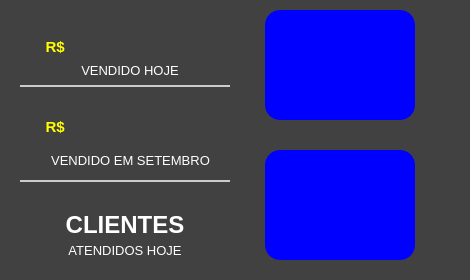
   <widget class="QFrame" name="fr_VendasAbertas_2">
    <property name="geometry">
     <rect>
      <x>510</x>
      <y>10</y>
      <width>470</width>
      <height>280</height>
     </rect>
    </property>
    <property name="styleSheet">
     <string notr="true">QFrame {
background-color: rgb(65, 65, 65);
border: none;
border-radius: 20px
}</string>
    </property>
    <property name="frameShape">
     <enum>QFrame::StyledPanel</enum>
    </property>
    <property name="frameShadow">
     <enum>QFrame::Raised</enum>
    </property>
    <widget class="QPushButton" name="bt_addCliente">
     <property name="geometry">
      <rect>
       <x>265</x>
       <y>10</y>
       <width>150</width>
       <height>110</height>
      </rect>
     </property>
     <property name="font">
      <font>
       <family>Tahoma</family>
       <pointsize>13</pointsize>
       <weight>75</weight>
       <bold>true</bold>
      </font>
     </property>
     <property name="cursor">
      <cursorShape>PointingHandCursor</cursorShape>
     </property>
     <property name="focusPolicy">
      <enum>Qt::NoFocus</enum>
     </property>
     <property name="toolTip">
      <string>&lt;html&gt;&lt;head/&gt;&lt;body&gt;&lt;p&gt;Novo Cliente&lt;/p&gt;&lt;/body&gt;&lt;/html&gt;</string>
     </property>
     <property name="autoFillBackground">
      <bool>false</bool>
     </property>
     <property name="styleSheet">
      <string notr="true">QPushButton{
background-color: rgb(0, 0, 255);
border: none;
color: #FFF;
border-radius: 15px
}
QPushButton:hover {
background-color: rgb(0, 85, 255);
}
QPushButton:disabled {
background: #7AB32E
}</string>
     </property>
     <property name="text">
      <string/>
     </property>
     <property name="shortcut">
      <string>F7</string>
     </property>
     <property name="flat">
      <bool>true</bool>
     </property>
    </widget>
    <widget class="QPushButton" name="bt_addVenda">
     <property name="geometry">
      <rect>
       <x>265</x>
       <y>150</y>
       <width>150</width>
       <height>110</height>
      </rect>
     </property>
     <property name="font">
      <font>
       <family>Tahoma</family>
       <pointsize>12</pointsize>
       <weight>75</weight>
       <bold>true</bold>
      </font>
     </property>
     <property name="cursor">
      <cursorShape>PointingHandCursor</cursorShape>
     </property>
     <property name="focusPolicy">
      <enum>Qt::NoFocus</enum>
     </property>
     <property name="toolTip">
      <string>&lt;html&gt;&lt;head/&gt;&lt;body&gt;&lt;p&gt;Nova Venda&lt;/p&gt;&lt;/body&gt;&lt;/html&gt;</string>
     </property>
     <property name="whatsThis">
      <string>&lt;html&gt;&lt;head/&gt;&lt;body&gt;&lt;p&gt;&lt;br/&gt;&lt;/p&gt;&lt;/body&gt;&lt;/html&gt;</string>
     </property>
     <property name="autoFillBackground">
      <bool>false</bool>
     </property>
     <property name="styleSheet">
      <string notr="true">QPushButton{
background-color: rgb(0, 0, 255);
border: none;
color: #FFF;
border-radius: 15px
}
QPushButton:hover {
background-color: rgb(0, 85, 255);
}
QPushButton:disabled {
background: #7AB32E
}</string>
     </property>
     <property name="text">
      <string/>
     </property>
     <property name="shortcut">
      <string>F2</string>
     </property>
     <property name="flat">
      <bool>true</bool>
     </property>
    </widget>
    <widget class="Line" name="line_3">
     <property name="geometry">
      <rect>
       <x>20</x>
       <y>85</y>
       <width>210</width>
       <height>2</height>
      </rect>
     </property>
     <property name="styleSheet">
      <string notr="true">background: #CCC</string>
     </property>
     <property name="orientation">
      <enum>Qt::Horizontal</enum>
     </property>
    </widget>
    <widget class="Line" name="line_4">
     <property name="geometry">
      <rect>
       <x>20</x>
       <y>180</y>
       <width>210</width>
       <height>2</height>
      </rect>
     </property>
     <property name="styleSheet">
      <string notr="true">background: #CCC</string>
     </property>
     <property name="orientation">
      <enum>Qt::Horizontal</enum>
     </property>
    </widget>
    <widget class="QLabel" name="label_11">
     <property name="geometry">
      <rect>
       <x>50</x>
       <y>240</y>
       <width>150</width>
       <height>20</height>
      </rect>
     </property>
     <property name="font">
      <font>
       <family>Tahoma</family>
       <pointsize>10</pointsize>
       <weight>50</weight>
       <bold>false</bold>
      </font>
     </property>
     <property name="styleSheet">
      <string notr="true">background: None;
color: #FFF</string>
     </property>
     <property name="text">
      <string>ATENDIDOS HOJE</string>
     </property>
     <property name="alignment">
      <set>Qt::AlignCenter</set>
     </property>
    </widget>
    <widget class="QLabel" name="label_12">
     <property name="geometry">
      <rect>
       <x>50</x>
       <y>210</y>
       <width>150</width>
       <height>30</height>
      </rect>
     </property>
     <property name="font">
      <font>
       <family>Tahoma</family>
       <pointsize>18</pointsize>
       <weight>75</weight>
       <bold>true</bold>
      </font>
     </property>
     <property name="styleSheet">
      <string notr="true">background: None;
color: #FFF</string>
     </property>
     <property name="text">
      <string>CLIENTES</string>
     </property>
     <property name="alignment">
      <set>Qt::AlignCenter</set>
     </property>
    </widget>
    <widget class="QLabel" name="lb_mesAtual">
     <property name="geometry">
      <rect>
       <x>30</x>
       <y>150</y>
       <width>201</width>
       <height>20</height>
      </rect>
     </property>
     <property name="font">
      <font>
       <family>Tahoma</family>
       <pointsize>10</pointsize>
       <weight>50</weight>
       <bold>false</bold>
      </font>
     </property>
     <property name="styleSheet">
      <string notr="true">background: None;
color: #FFF</string>
     </property>
     <property name="text">
      <string>VENDIDO EM SETEMBRO</string>
     </property>
     <property name="alignment">
      <set>Qt::AlignCenter</set>
     </property>
    </widget>
    <widget class="QLabel" name="lb_produtosAtivos_4">
     <property name="geometry">
      <rect>
       <x>45</x>
       <y>115</y>
       <width>20</width>
       <height>25</height>
      </rect>
     </property>
     <property name="font">
      <font>
       <pointsize>20</pointsize>
      </font>
     </property>
     <property name="styleSheet">
      <string notr="true">background: none</string>
     </property>
     <property name="text">
      <string>&lt;span style=&quot;font-family:'Arial'; font-size:15px;
                font-weight: bold;color:#ffff00; &quot;&gt;R$&lt;/span&gt;</string>
     </property>
     <property name="alignment">
      <set>Qt::AlignCenter</set>
     </property>
     <property name="openExternalLinks">
      <bool>true</bool>
     </property>
    </widget>
    <widget class="QLabel" name="label_15">
     <property name="geometry">
      <rect>
       <x>50</x>
       <y>60</y>
       <width>160</width>
       <height>20</height>
      </rect>
     </property>
     <property name="font">
      <font>
       <family>Tahoma</family>
       <pointsize>10</pointsize>
       <weight>50</weight>
       <bold>false</bold>
      </font>
     </property>
     <property name="styleSheet">
      <string notr="true">background: None;
color: #FFF</string>
     </property>
     <property name="text">
      <string>VENDIDO HOJE</string>
     </property>
     <property name="alignment">
      <set>Qt::AlignCenter</set>
     </property>
    </widget>
    <widget class="QLabel" name="lb_produtosAtivos_6">
     <property name="geometry">
      <rect>
       <x>45</x>
       <y>35</y>
       <width>20</width>
       <height>25</height>
      </rect>
     </property>
     <property name="font">
      <font>
       <pointsize>20</pointsize>
      </font>
     </property>
     <property name="styleSheet">
      <string notr="true">background: none</string>
     </property>
     <property name="text">
      <string>&lt;span style=&quot;font-family:'Arial'; font-size:15px;
                font-weight: bold;color:#ffff00; &quot;&gt;R$&lt;/span&gt;</string>
     </property>
     <property name="alignment">
      <set>Qt::AlignCenter</set>
     </property>
     <property name="openExternalLinks">
      <bool>true</bool>
     </property>
    </widget>
    <widget class="QPushButton" name="bt_vendidoHoje">
     <property name="geometry">
      <rect>
       <x>70</x>
       <y>20</y>
       <width>130</width>
       <height>45</height>
      </rect>
     </property>
     <property name="font">
      <font>
       <family>Arial [TMC ]</family>
       <pointsize>35</pointsize>
       <weight>75</weight>
       <bold>true</bold>
      </font>
     </property>
     <property name="cursor">
      <cursorShape>PointingHandCursor</cursorShape>
     </property>
     <property name="styleSheet">
      <string notr="true">QPushButton {
background: none;
color: #ffff00;
text-align: left
}

QPushButton:hover{
color: qlineargradient(x1: 0, y1: 0, x2: 0, y2: 1,
                                       stop: 0 #dadbde, stop: 1 #f6f7fa);
}
QPushButton:pressed {
     background: none;
 }

 QPushButton:flat {
     border: none; /* no border for a flat push button */
 }

 QPushButton:default {
     border-color: navy; /* make the default button prominent */
 }</string>
     </property>
     <property name="text">
      <string/>
     </property>
     <property name="flat">
      <bool>true</bool>
     </property>
    </widget>
    <widget class="QPushButton" name="bt_vendidoMes">
     <property name="geometry">
      <rect>
       <x>70</x>
       <y>100</y>
       <width>130</width>
       <height>45</height>
      </rect>
     </property>
     <property name="font">
      <font>
       <family>Arial [TMC ]</family>
       <pointsize>35</pointsize>
       <weight>75</weight>
       <bold>true</bold>
      </font>
     </property>
     <property name="cursor">
      <cursorShape>PointingHandCursor</cursorShape>
     </property>
     <property name="styleSheet">
      <string notr="true">QPushButton {
background: none;
color: #ffff00;
text-align: left
}

QPushButton:hover{
color: qlineargradient(x1: 0, y1: 0, x2: 0, y2: 1,
                                       stop: 0 #dadbde, stop: 1 #f6f7fa);
}
QPushButton:pressed {
     background: none;
 }

 QPushButton:flat {
     border: none; /* no border for a flat push button */
 }

 QPushButton:default {
     border-color: navy; /* make the default button prominent */
 }</string>
     </property>
     <property name="text">
      <string/>
     </property>
     <property name="flat">
      <bool>true</bool>
     </property>
    </widget>
    <widget class="QPushButton" name="bt_clientesAtendidos">
     <property name="geometry">
      <rect>
       <x>90</x>
       <y>190</y>
       <width>70</width>
       <height>45</height>
      </rect>
     </property>
     <property name="font">
      <font>
       <family>Arial [TMC ]</family>
       <pointsize>35</pointsize>
       <weight>75</weight>
       <bold>true</bold>
      </font>
     </property>
     <property name="cursor">
      <cursorShape>PointingHandCursor</cursorShape>
     </property>
     <property name="styleSheet">
      <string notr="true">QPushButton {
background: none;
color: #ffff00;
text-align: center
}

QPushButton:hover{
color: qlineargradient(x1: 0, y1: 0, x2: 0, y2: 1,
                                       stop: 0 #dadbde, stop: 1 #f6f7fa);
}
QPushButton:pressed {
     background: none;
 }

 QPushButton:flat {
     border: none; /* no border for a flat push button */
 }

 QPushButton:default {
     border-color: navy; /* make the default button prominent */
 }</string>
     </property>
     <property name="text">
      <string/>
     </property>
     <property name="flat">
      <bool>true</bool>
     </property>
    </widget>
   </widget>
